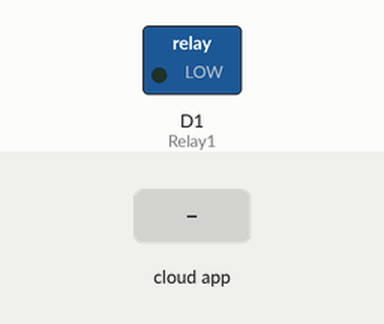
Bench run of a sketch on a simulated ESP8266 (NodeMCU). Shown: switched loads named in the sketch (green lamp = pin HIGH). The inputs (shaded band) are chosen by the test bench. WiFi joins after 1.5 s; servers stay silent unless stated; no MQTT or app messages arrive unless stated; what the sketch prints to the serial monitor is not drawn.

Above: at 2.7 s.
2.8 s: the phone or cloud app sets Light to 1
At 3.8 s:
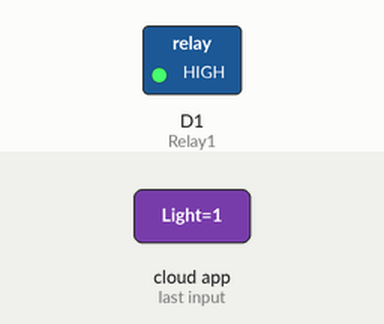
4.3 s: the phone or cloud app sets Light to 0
At 5.7 s:
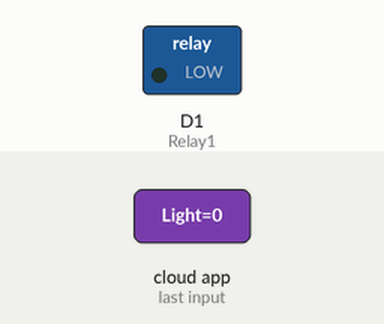
Timing chart, 0 to 7.3 s (numbered marks = the images above; inputs shaded):
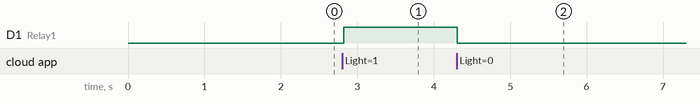

Measured:
- after the input at 2.8 s, D1 (Relay1): LOW → HIGH at once
- after the input at 4.3 s, D1 (Relay1): HIGH → LOW at once

The sketch:

Alexa_MQTT.ino
```cpp
/***************************************************
 This code is edited form of Adafruit MQTT Library ESP8266 Example.
 This code is specifically made for AlexaPi controlled Appliances.
 For more details regarding this project, visit my website,
 http://www.techiesms.com

 ****************************************************/
#include <ESP8266WiFi.h>
#include "Adafruit_MQTT.h"
#include "Adafruit_MQTT_Client.h"

/************************* WiFi Access Point *********************************/
#define Relay1  D1
#define WLAN_SSID       "Tenda_ACB288"
#define WLAN_PASS       "12345678"

/************************* Adafruit.io Setup *********************************/

#define AIO_SERVER      "io.adafruit.com"
#define AIO_SERVERPORT  1883                   // use 8883 for SSL
#define AIO_USERNAME  "Shravan333"
#define AIO_KEY       "968b8468e62345219159dd48315c76c3"

/************ Global State (you don't need to change this!) ******************/

// Create an ESP8266 WiFiClient class to connect to the MQTT server.
WiFiClient client;
// or... use WiFiFlientSecure for SSL
//WiFiClientSecure client;

// Setup the MQTT client class by passing in the WiFi client and MQTT server and login details.
Adafruit_MQTT_Client mqtt(&client, AIO_SERVER, AIO_SERVERPORT, AIO_USERNAME, AIO_KEY);

/****************************** Feeds ***************************************/

// Setup a feed called 'photocell' for publishing.
// Notice MQTT paths for AIO follow the form: <username>/feeds/<feedname>
//const char Light_FEED[] PROGMEM = AIO_USERNAME "/feeds/Light";
Adafruit_MQTT_Subscribe Light = Adafruit_MQTT_Subscribe(&mqtt, AIO_USERNAME "/feeds/Light");

/*************************** Sketch Code ************************************/

// Bug workaround for Arduino 1.6.6, it seems to need a function declaration
// for some reason (only affects ESP8266, likely an arduino-builder bug).
void MQTT_connect();
void setup() {
  pinMode(Relay1, OUTPUT);
  Serial.begin(115200);

  // Connect to WiFi access point.
  Serial.println(); Serial.println();
  Serial.print("Connecting to ");
  Serial.println(WLAN_SSID);

  WiFi.begin(WLAN_SSID, WLAN_PASS);
  while (WiFi.status() != WL_CONNECTED) {
    delay(500);
    Serial.print(".");
  }
  Serial.println();

  Serial.println("WiFi connected");
  Serial.println("IP address: ");
  Serial.println(WiFi.localIP());

  // Setup MQTT subscription for Light feed.
  mqtt.subscribe(&Light);
 // pinMode(16,OUTPUT);  // D0 pin in ESP 12E

}


void loop() {
  // Ensure the connection to the MQTT server is alive (this will make the first
  // connection and automatically reconnect when disconnected).  See the MQTT_connect
  // function definition further below.
  MQTT_connect();

  // this is our 'wait for incoming subscription packets' busy subloop
  // try to spend your time here

  Adafruit_MQTT_Subscribe *subscription;
  while ((subscription = mqtt.readSubscription(20000))) {

    if (subscription == &Light) {
      Serial.print(F("Got: "));
      Serial.println((char *)Light.lastread);
      int Light1_State = atoi((char *)Light.lastread);
      digitalWrite(Relay1,Light1_State);
    }
  }

}

// Function to connect and reconnect as necessary to the MQTT server.
// Should be called in the loop function and it will take care if connecting.
void MQTT_connect() {
  int8_t ret;

  // Stop if already connected.
  if (mqtt.connected()) {
    return;
  }

  Serial.print("Connecting to MQTT... ");

  uint8_t retries = 3;
  while ((ret = mqtt.connect()) != 0) { // connect will return 0 for connected
       Serial.println(mqtt.connectErrorString(ret));
       Serial.println("Retrying MQTT connection in 5 seconds...");
       mqtt.disconnect();
       delay(5000);  // wait 5 seconds
       retries--;
       if (retries == 0) {
         // basically die and wait for WDT to reset me
         while (1);
       }
  }
  Serial.println("MQTT Connected!");
}
```
